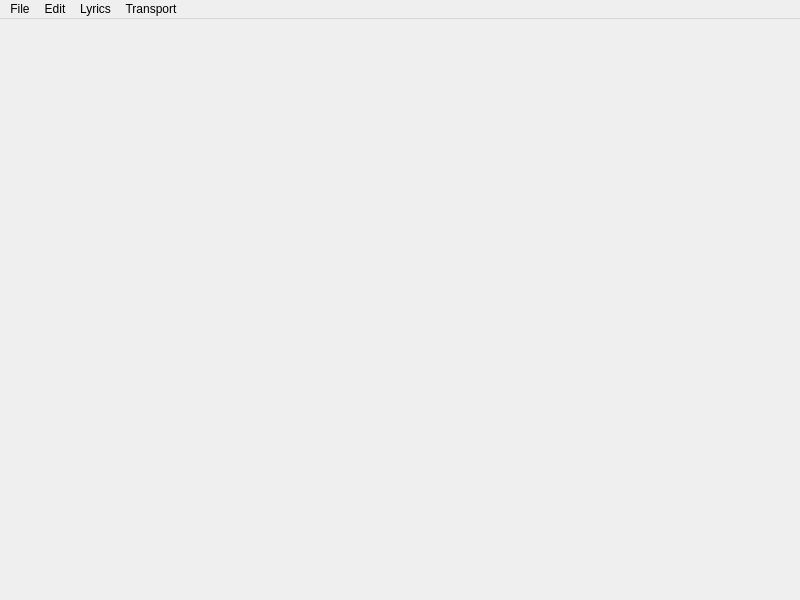
<?xml version="1.0" encoding="UTF-8"?>
<ui version="4.0">
 <class>MainWindow</class>
 <widget class="QMainWindow" name="MainWindow">
  <property name="geometry">
   <rect>
    <x>0</x>
    <y>0</y>
    <width>800</width>
    <height>600</height>
   </rect>
  </property>
  <property name="minimumSize">
   <size>
    <width>800</width>
    <height>600</height>
   </size>
  </property>
  <property name="windowTitle">
   <string>MainWindow</string>
  </property>
  <widget class="QWidget" name="centralWidget"/>
  <widget class="QMenuBar" name="menuBar">
   <property name="geometry">
    <rect>
     <x>0</x>
     <y>0</y>
     <width>800</width>
     <height>20</height>
    </rect>
   </property>
   <widget class="QMenu" name="menuFile">
    <property name="title">
     <string>File</string>
    </property>
    <widget class="QMenu" name="menuImport">
     <property name="title">
      <string>Import</string>
     </property>
     <addaction name="actionMIDI"/>
    </widget>
    <widget class="QMenu" name="menuExport_as">
     <property name="title">
      <string>Export as...</string>
     </property>
     <addaction name="actionMIDI_2"/>
    </widget>
    <widget class="QMenu" name="menuRecent_files">
     <property name="title">
      <string>Recent files</string>
     </property>
    </widget>
    <addaction name="actionNew"/>
    <addaction name="actionOpen"/>
    <addaction name="menuRecent_files"/>
    <addaction name="separator"/>
    <addaction name="actionSave"/>
    <addaction name="actionSave_as"/>
    <addaction name="actionSave_audio_as"/>
    <addaction name="separator"/>
    <addaction name="menuImport"/>
    <addaction name="menuExport_as"/>
    <addaction name="separator"/>
    <addaction name="actionQuit"/>
   </widget>
   <widget class="QMenu" name="menuPlay">
    <property name="title">
     <string>Transport</string>
    </property>
    <addaction name="actionPlay"/>
    <addaction name="actionStop"/>
    <addaction name="actionBack"/>
    <addaction name="actionRepeat"/>
    <addaction name="actionJack"/>
   </widget>
   <widget class="QMenu" name="menuEdit">
    <property name="title">
     <string>Edit</string>
    </property>
    <addaction name="actionUndo"/>
    <addaction name="actionRedo"/>
    <addaction name="separator"/>
    <addaction name="actionDelete"/>
    <addaction name="separator"/>
    <addaction name="actionEdit_Mode"/>
    <addaction name="actionGrid_Snap"/>
   </widget>
   <widget class="QMenu" name="menuLyrics">
    <property name="title">
     <string>Lyrics</string>
    </property>
    <addaction name="actionPhoneme_Transformation"/>
    <addaction name="actionUser_Word_Dictionary"/>
    <addaction name="actionNote_Properties"/>
   </widget>
   <addaction name="menuFile"/>
   <addaction name="menuEdit"/>
   <addaction name="menuLyrics"/>
   <addaction name="menuPlay"/>
  </widget>
  <action name="actionNew">
   <property name="icon">
    <iconset resource="../res/qtau.qrc">
     <normaloff>:/images/b_blank.png</normaloff>:/images/b_blank.png</iconset>
   </property>
   <property name="text">
    <string>New</string>
   </property>
   <property name="shortcut">
    <string>Ctrl+N</string>
   </property>
  </action>
  <action name="actionOpen">
   <property name="icon">
    <iconset resource="../res/qtau.qrc">
     <normaloff>:/images/b_folder.png</normaloff>:/images/b_folder.png</iconset>
   </property>
   <property name="text">
    <string>Open</string>
   </property>
   <property name="shortcut">
    <string>Ctrl+O</string>
   </property>
  </action>
  <action name="actionSave">
   <property name="enabled">
    <bool>false</bool>
   </property>
   <property name="icon">
    <iconset resource="../res/qtau.qrc">
     <normaloff>:/images/b_save.png</normaloff>:/images/b_save.png</iconset>
   </property>
   <property name="text">
    <string>Save</string>
   </property>
   <property name="shortcut">
    <string>Ctrl+S</string>
   </property>
  </action>
  <action name="actionQuit">
   <property name="icon">
    <iconset resource="../res/qtau.qrc">
     <normaloff>:/images/b_power.png</normaloff>:/images/b_power.png</iconset>
   </property>
   <property name="text">
    <string>Quit</string>
   </property>
   <property name="shortcut">
    <string>Ctrl+Q</string>
   </property>
  </action>
  <action name="actionPlay">
   <property name="enabled">
    <bool>false</bool>
   </property>
   <property name="icon">
    <iconset resource="../res/qtau.qrc">
     <normaloff>:/images/b_play.png</normaloff>:/images/b_play.png</iconset>
   </property>
   <property name="text">
    <string>Play</string>
   </property>
   <property name="shortcut">
    <string>Space</string>
   </property>
  </action>
  <action name="actionStop">
   <property name="enabled">
    <bool>false</bool>
   </property>
   <property name="icon">
    <iconset resource="../res/qtau.qrc">
     <normaloff>:/images/b_stop.png</normaloff>:/images/b_stop.png</iconset>
   </property>
   <property name="text">
    <string>Stop</string>
   </property>
   <property name="shortcut">
    <string>Ctrl+Space</string>
   </property>
  </action>
  <action name="actionSave_as">
   <property name="icon">
    <iconset resource="../res/qtau.qrc">
     <normaloff>:/images/b_save.png</normaloff>:/images/b_save.png</iconset>
   </property>
   <property name="text">
    <string>Save as...</string>
   </property>
   <property name="shortcut">
    <string>Ctrl+Shift+S</string>
   </property>
  </action>
  <action name="actionUndo">
   <property name="enabled">
    <bool>false</bool>
   </property>
   <property name="icon">
    <iconset resource="../res/qtau.qrc">
     <normaloff>:/images/b_undo.png</normaloff>:/images/b_undo.png</iconset>
   </property>
   <property name="text">
    <string>Undo</string>
   </property>
   <property name="shortcut">
    <string>Ctrl+Z</string>
   </property>
  </action>
  <action name="actionRedo">
   <property name="enabled">
    <bool>false</bool>
   </property>
   <property name="icon">
    <iconset resource="../res/qtau.qrc">
     <normaloff>:/images/b_redo.png</normaloff>:/images/b_redo.png</iconset>
   </property>
   <property name="text">
    <string>Redo</string>
   </property>
   <property name="shortcut">
    <string>Ctrl+Y</string>
   </property>
  </action>
  <action name="actionDelete">
   <property name="icon">
    <iconset resource="../res/qtau.qrc">
     <normaloff>:/images/b_cross.png</normaloff>:/images/b_cross.png</iconset>
   </property>
   <property name="text">
    <string>Delete</string>
   </property>
   <property name="shortcut">
    <string>Del</string>
   </property>
  </action>
  <action name="actionBack">
   <property name="enabled">
    <bool>false</bool>
   </property>
   <property name="icon">
    <iconset resource="../res/qtau.qrc">
     <normaloff>:/images/b_play_prev.png</normaloff>:/images/b_play_prev.png</iconset>
   </property>
   <property name="text">
    <string>Back</string>
   </property>
   <property name="shortcut">
    <string>Backspace</string>
   </property>
  </action>
  <action name="actionRepeat">
   <property name="enabled">
    <bool>false</bool>
   </property>
   <property name="icon">
    <iconset resource="../res/qtau.qrc">
     <normaloff>:/images/b_repeat.png</normaloff>:/images/b_repeat.png</iconset>
   </property>
   <property name="text">
    <string>Repeat</string>
   </property>
   <property name="shortcut">
    <string>Shift+Space</string>
   </property>
  </action>
  <action name="actionGrid_Snap">
   <property name="checkable">
    <bool>true</bool>
   </property>
   <property name="checked">
    <bool>true</bool>
   </property>
   <property name="icon">
    <iconset resource="../res/qtau.qrc">
     <normaloff>:/images/b_ruler.png</normaloff>:/images/b_ruler.png</iconset>
   </property>
   <property name="text">
    <string>Grid Snap</string>
   </property>
   <property name="shortcut">
    <string>Ctrl+G</string>
   </property>
  </action>
  <action name="actionEdit_Mode">
   <property name="checkable">
    <bool>true</bool>
   </property>
   <property name="icon">
    <iconset resource="../res/qtau.qrc">
     <normaloff>:/images/b_pencil.png</normaloff>:/images/b_pencil.png</iconset>
   </property>
   <property name="text">
    <string>Edit Mode</string>
   </property>
   <property name="shortcut">
    <string>Ctrl+E</string>
   </property>
  </action>
  <action name="actionMIDI">
   <property name="text">
    <string>MIDI</string>
   </property>
  </action>
  <action name="actionMIDI_2">
   <property name="text">
    <string>MIDI</string>
   </property>
  </action>
  <action name="actionSave_audio_as">
   <property name="enabled">
    <bool>false</bool>
   </property>
   <property name="icon">
    <iconset resource="../res/qtau.qrc">
     <normaloff>:/images/b_save_music.png</normaloff>:/images/b_save_music.png</iconset>
   </property>
   <property name="text">
    <string>Save audio as...</string>
   </property>
  </action>
  <action name="actionPhoneme_Transformation">
   <property name="text">
    <string>Phoneme Transformation</string>
   </property>
  </action>
  <action name="actionUser_Word_Dictionary">
   <property name="text">
    <string>User Word Dictionary</string>
   </property>
  </action>
  <action name="actionNote_Properties">
   <property name="text">
    <string>Note Properties</string>
   </property>
  </action>
  <action name="actionJack">
   <property name="checkable">
    <bool>true</bool>
   </property>
   <property name="checked">
    <bool>true</bool>
   </property>
   <property name="icon">
    <iconset resource="../res/qtau.qrc">
     <normaloff>:/images/jack-transport.png</normaloff>:/images/jack-transport.png</iconset>
   </property>
   <property name="text">
    <string>Use Jack Transport</string>
   </property>
  </action>
 </widget>
 <layoutdefault spacing="6" margin="11"/>
 <resources>
  <include location="../res/qtau.qrc"/>
 </resources>
 <connections/>
</ui>
